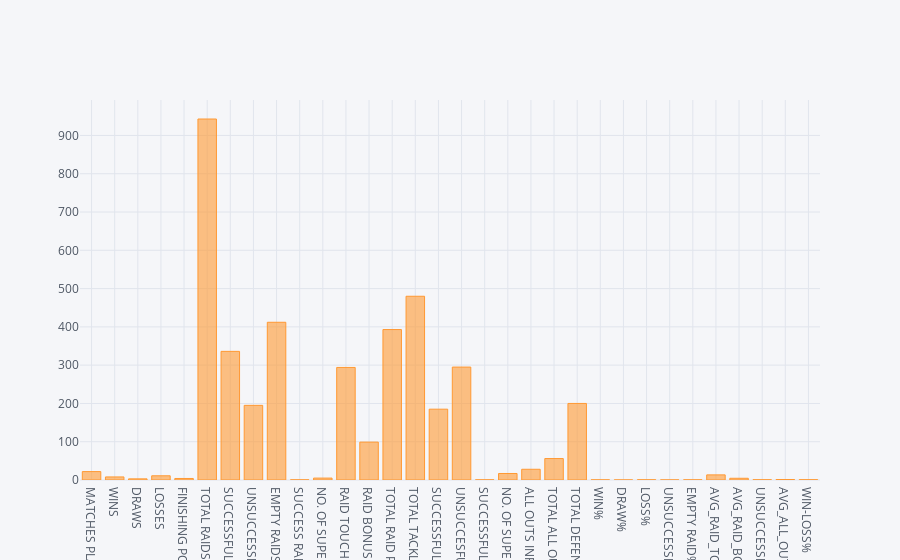

Notebook code for this chart:
### Code cell
df3.iplot(kind='bar')

### Figure 1 — Plotly figure (JSON) as saved in the notebook; plotly's stock layout.template omitted (floating-point values rounded to 4 significant figures)
{"data": [{"marker": {"color": "rgba(255, 153, 51, 0.6)", "line": {"color": "rgba(255, 153, 51, 1.0)", "width": 1}}, "name": "SEASON 5", "orientation": "v", "text": "", "type": "bar", "uid": "0c0c8931-97a1-4520-aa24-39fc00fc93e8", "x": ["MATCHES PLAYED", "WINS", "DRAWS", "LOSSES", "FINISHING POSITION", "TOTAL RAIDS", "SUCCESSFUL RAIDS", "UNSUCCESSFUL RAID", "EMPTY RAIDS", "SUCCESS RAID %", "NO. OF SUPER RAIDS", "RAID TOUCH POINTS", "RAID BONUS POINTS", "TOTAL RAID POINTS", "TOTAL TACKLES", "SUCCESSFUL TACKLES", "UNSUCCESFUL TACKLES", "SUCCESSFUL TACKLE %", "NO. OF SUPER TACKLES", "ALL OUTS INFLICTED", "TOTAL ALL OUT POINTS", "TOTAL DEFENCE POINTS", "WIN%", "DRAW%", "LOSS%", "UNSUCCESSFUL RAID%", "EMPTY RAID%", "AVG_RAID_TOUCH_POINT", "AVG_RAID_BONUS_POINT", "UNSUCCESSFUL TACKLE%", "AVG_ALL_OUTS", "WIN-LOSS%"], "y": [22, 8, 3, 11, 4, 943, 336, 195, 412, 0.42, 5, 294, 99, 393, 480, 185, 295, 0.42, 17, 28, 56, 200, 0.3636, 0.1364, 0.5, 0.2068, 0.4369, 13.36, 4.5, 0.6146, 1.273, 0.7273]}], "layout": {"legend": {"bgcolor": "#F5F6F9", "font": {"color": "#4D5663"}}, "paper_bgcolor": "#F5F6F9", "plot_bgcolor": "#F5F6F9", "title": {"font": {"color": "#4D5663"}}, "xaxis": {"gridcolor": "#E1E5ED", "showgrid": true, "tickfont": {"color": "#4D5663"}, "title": {"font": {"color": "#4D5663"}, "text": ""}, "zerolinecolor": "#E1E5ED"}, "yaxis": {"gridcolor": "#E1E5ED", "showgrid": true, "tickfont": {"color": "#4D5663"}, "title": {"font": {"color": "#4D5663"}, "text": ""}, "zerolinecolor": "#E1E5ED"}}}
